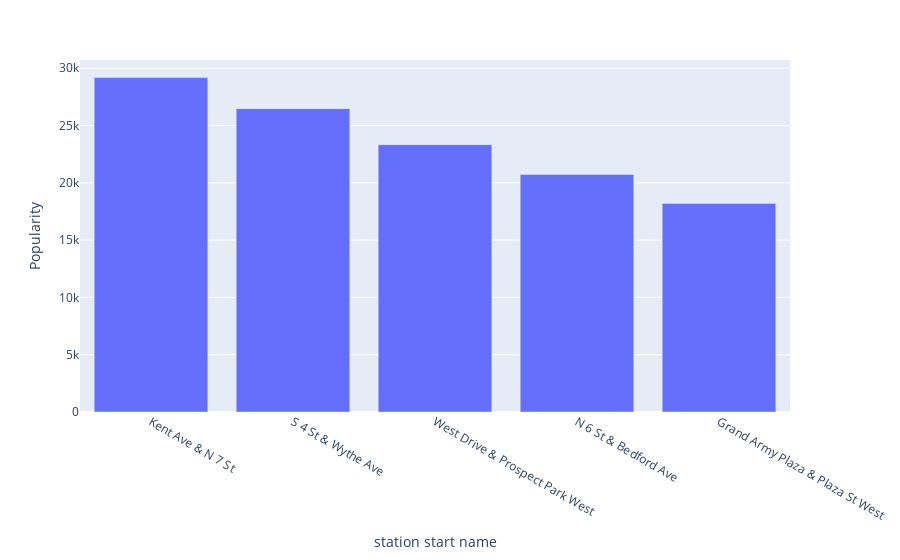

Notebook code for this chart:
### Code cell
# brookly post start
px.bar(postzip.loc[(postzip.start_boro == 'Brooklyn')][['start_name','Popularity']].value_counts().to_frame().reset_index().sort_values(by='Popularity', ascending=False).head(), x= 'start_name',y='Popularity', labels ={'start_name':'station start name'})

### Figure 1 — Plotly figure (JSON) as saved in the notebook; plotly's stock layout.template omitted (floating-point values rounded to 4 significant figures)
{"data": [{"alignmentgroup": "True", "hovertemplate": "station start name=%{x}<br>Popularity=%{y}<extra></extra>", "legendgroup": "", "marker": {"color": "#636efa", "pattern": {"shape": ""}}, "name": "", "offsetgroup": "", "orientation": "v", "showlegend": false, "textposition": "auto", "type": "bar", "x": ["Kent Ave & N 7 St", "S 4 St & Wythe Ave", "West Drive & Prospect Park West", "N 6 St & Bedford Ave", "Grand Army Plaza & Plaza St West"], "xaxis": "x", "y": [29179, 26471, 23326, 20726, 18202], "yaxis": "y"}], "layout": {"barmode": "relative", "legend": {"tracegroupgap": 0}, "margin": {"t": 60}, "xaxis": {"anchor": "y", "domain": [0, 1], "title": {"text": "station start name"}}, "yaxis": {"anchor": "x", "domain": [0, 1], "title": {"text": "Popularity"}}}}
